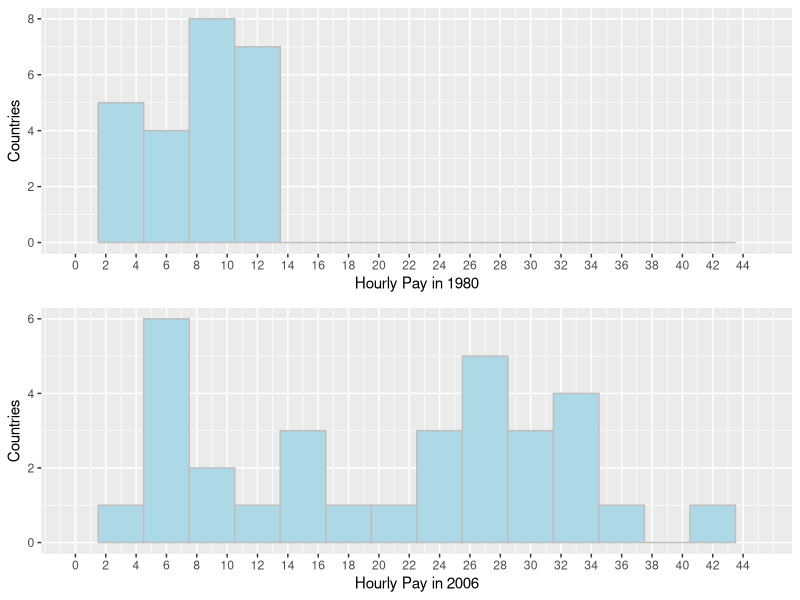
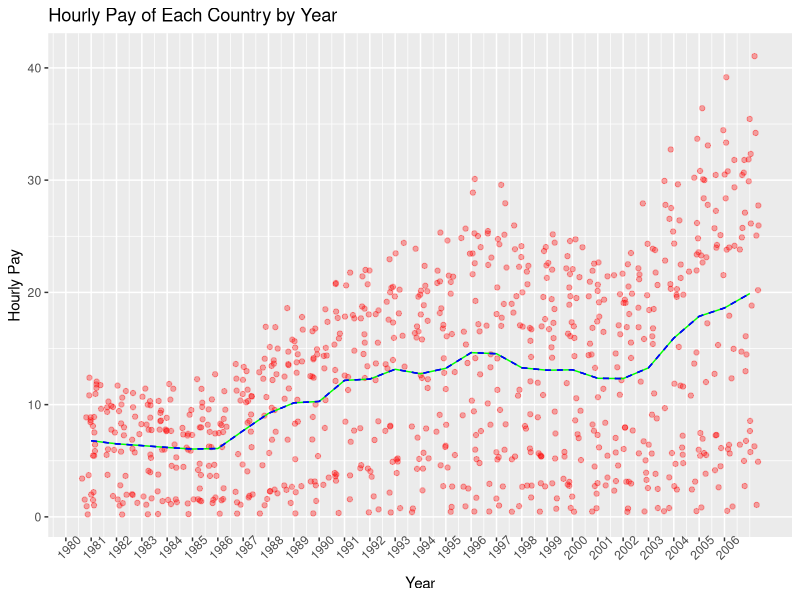
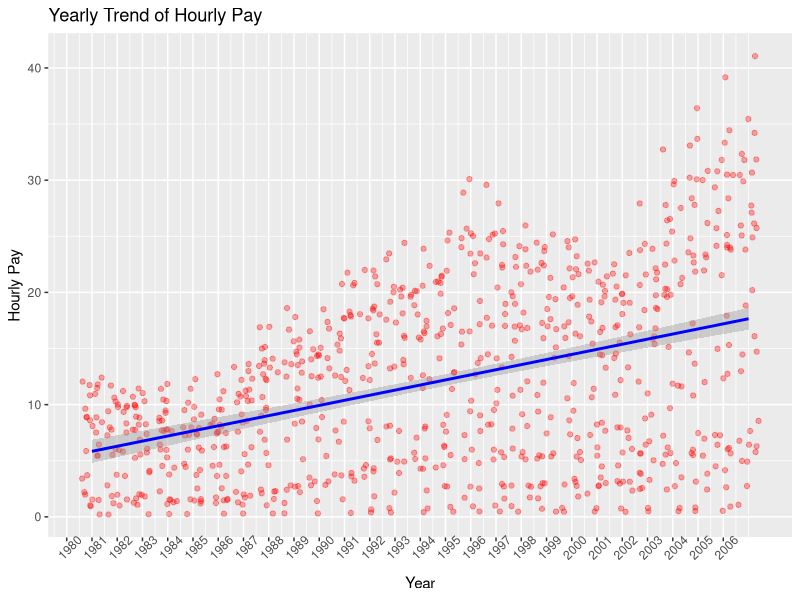
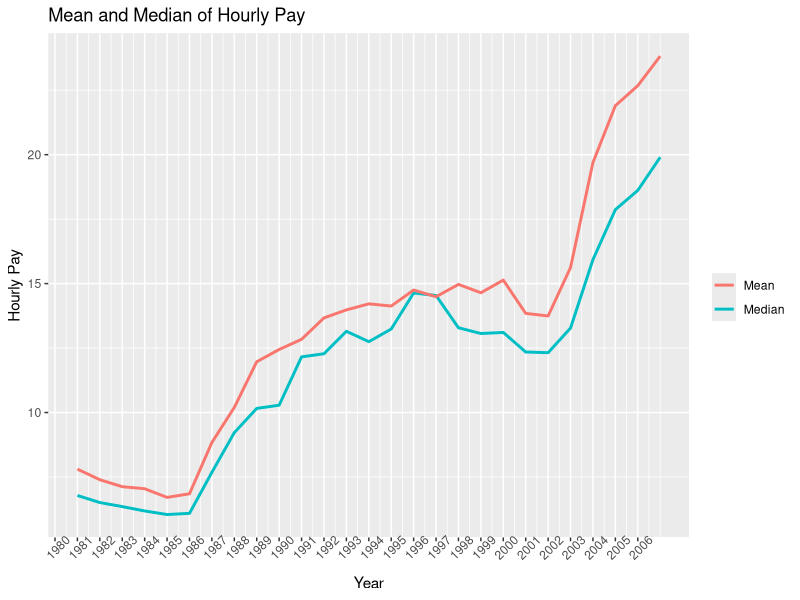
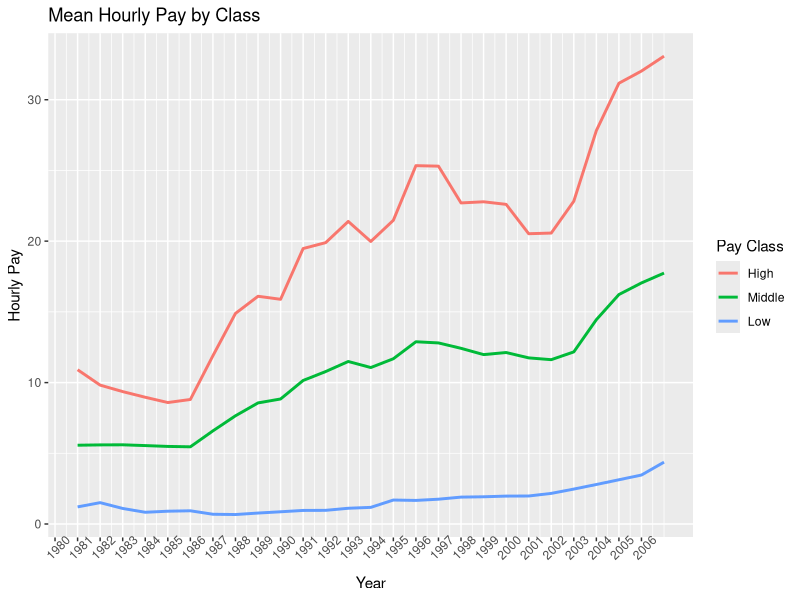

These figures' R source, in order:
## ---- chunk 1
knitr::opts_chunk$set(echo = TRUE)
## ---- chunk 2
library(ggplot2)
library(gridExtra)
library(tidyr)
library(reshape2)
library(dplyr)
## ---- chunk 3
hourly_pay <- read.csv('../Data/indicator_hour compensation.csv')

# take care of variables
hourly_pay$X <- NULL
hourly_pay <- hourly_pay[-35, ]
colnames(hourly_pay)[1] <- "country"
summary(hourly_pay$X1997)
## ---- chunk 4
p_1980 <- ggplot(hourly_pay, aes(X1980)) +
  geom_histogram(binwidth = 3, color = 'gray', fill = 'lightblue') +
  xlab("Hourly Pay in 1980")+ ylab("Countries") +
  scale_x_continuous(limits = c(0, 45), breaks = seq(0, 45, 2))

p_2006 <- ggplot(hourly_pay, aes(X2006)) +
  geom_histogram(binwidth = 3, color = 'gray', fill = 'lightblue') +
  xlab("Hourly Pay in 2006") + ylab("Countries") +
  scale_x_continuous(limits = c(0, 45), breaks = seq(0, 45, 2))

grid.arrange(p_1980, p_2006, ncol = 1)
## ---- chunk 5
hourly_pay$class <- ifelse(hourly_pay$X1997 > 20, '1_high', '2_middle')
hourly_pay$class <- ifelse(hourly_pay$X1997 <= 5, '3_low', hourly_pay$class)
## ---- chunk 6
# years column into numerical type
colnames(hourly_pay) <- c('country', 1980:2006, 'class')
# new format 
hourly_pay <- melt(hourly_pay, id.vars = c('country', 'class'),
                           variable.name = 'year', value.name = 'hourly_pay')
hourly_pay$year <- as.numeric(hourly_pay$year) + 1980

# scatter plot with benchmark lines
hourly_pay_scatter <- ggplot(hourly_pay, aes(year, hourly_pay)) +
  geom_point(alpha = 1/3, color = 'red', position = position_jitter()) +
  geom_line(stat = 'summary', fun.y = mean, color = 'green') +
  geom_line(stat = 'summary', fun.y = quantile, fun.args = list(probs = 0.2),
            linetype = 2, color = 'blue') +
  geom_line(stat = 'summary', fun.y = quantile, fun.args = list(probs = 0.8),
            linetype = 2, color = 'blue') +
  labs(title = "Hourly Pay of Each Country by Year", x = "Year", y = "Hourly Pay")

hourly_pay_scatter + theme(axis.text.x = element_text(angle = 45)) +
  scale_x_continuous(breaks = seq(1980, 2006, 1))
## ---- chunk 7
# smoothing the scatter plot
hourly_pay_smooth <- ggplot(hourly_pay, aes(year, hourly_pay)) +
  geom_point(alpha = 1/3, color = 'red', position = position_jitter()) +
  geom_smooth(method = 'lm', color = 'blue') +
  labs(title = "Yearly Trend of Hourly Pay", x = "Year", y = "Hourly Pay")

hourly_pay_smooth + theme(axis.text.x = element_text(angle = 45)) +
  scale_x_continuous(breaks = seq(1980, 2006, 1))
## ---- chunk 8
cor.test(hourly_pay$year, hourly_pay$hourly_pay)
## ---- chunk 9
# seek yearly mean and median
hourly_pay_by_year <- hourly_pay %>%
  group_by(year) %>%
  summarise(hourly_pay_mean = mean(hourly_pay, na.rm = T),
            hourly_pay_median = median(hourly_pay, na.rm = T)) %>%
  arrange(year)

hourly_pay_mean_median <- ggplot(hourly_pay_by_year) +
  geom_line(aes(year, hourly_pay_mean, color = 'red'), size = 1) +
  geom_line(aes(year, hourly_pay_median, color = 'blue'), size = 1) +
  labs(title = "Mean and Median of Hourly Pay", x = "Year", y = "Hourly Pay")

hourly_pay_mean_median + theme(axis.text.x = element_text(angle = 45)) +
  scale_x_continuous(breaks = seq(1980, 2006, 1)) +
  scale_color_discrete(name = "", labels = c("Mean", "Median"))
## ---- chunk 10
# mean of hourly pay <= 5 group for each year
hourly_pay_low <- hourly_pay[hourly_pay$class == '3_low', ] %>%
  group_by(year) %>%
  summarise(hourly_mean = mean(hourly_pay, na.rm = T)) %>%
  arrange(year)
hourly_pay_low$class <- paste('3_low')

# mean of 5 < hourly pay <= 20 group for each year
hourly_pay_middle <- hourly_pay[hourly_pay$class == '2_middle', ] %>%
  group_by(year) %>%
  summarise(hourly_mean = mean(hourly_pay, na.rm = T)) %>%
  arrange(year)
hourly_pay_middle$class <- paste('2_middle')

# mean of 20 < hourly pay group for each year
hourly_pay_high <- hourly_pay[hourly_pay$class == '1_high', ] %>%
  group_by(year) %>%
  summarise(hourly_mean = mean(hourly_pay, na.rm = T)) %>%
  arrange(year)
hourly_pay_high$class <- paste('1_high')

# into one data frame for plotting
hourly_pay_by_class <- rbind(hourly_pay_low, hourly_pay_middle, hourly_pay_high)

hourly_pay_class <- ggplot(hourly_pay_by_class, aes(year, hourly_mean)) +
  geom_line(aes(color = class), size = 1) +
  labs(title = "Mean Hourly Pay by Class", x = "Year", y = "Hourly Pay")

hourly_pay_class + theme(axis.text.x = element_text(angle = 45)) +
  scale_x_continuous(breaks = seq(1980, 2006, 1)) +
  scale_color_discrete(name = "Pay Class", labels = c("High", "Middle", "Low"))
